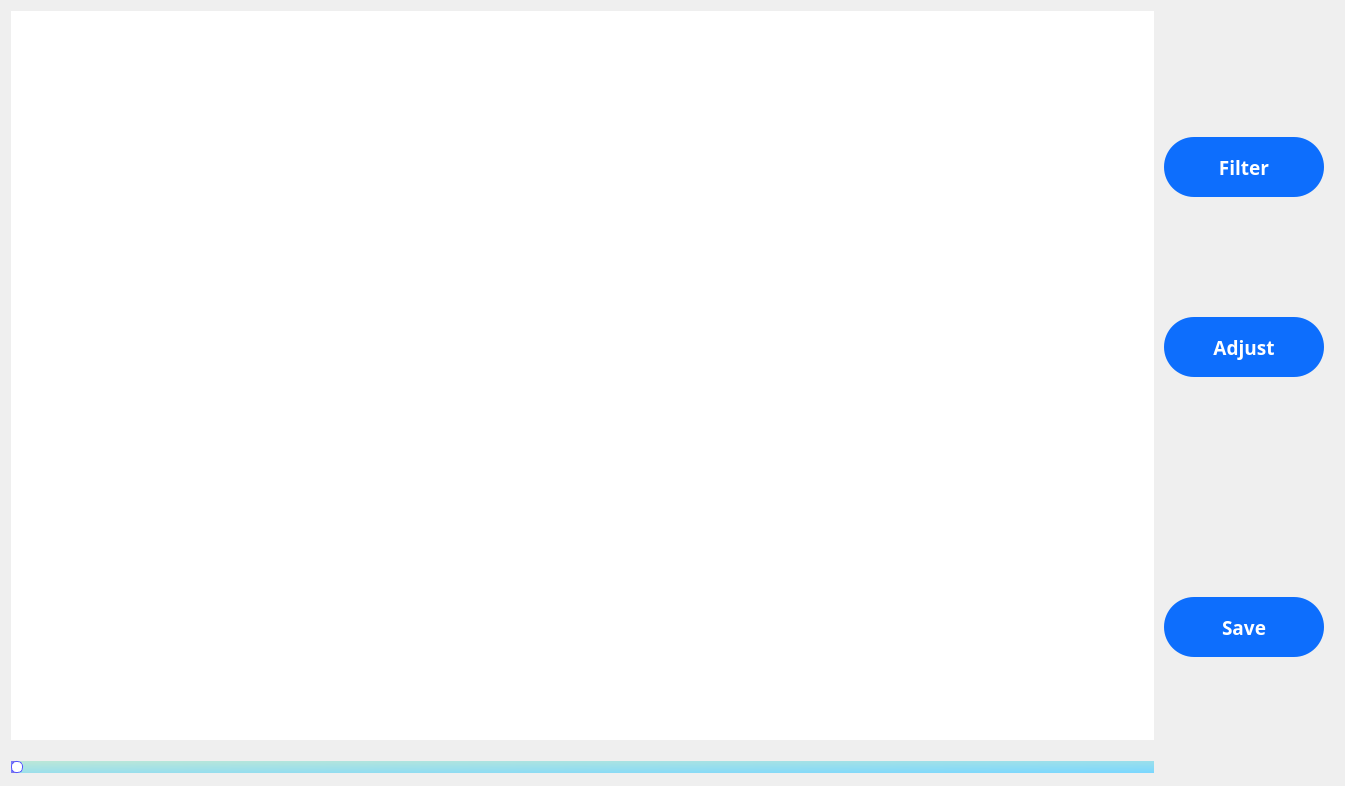
<?xml version="1.0" encoding="UTF-8"?>
<ui version="4.0">
 <class>Editor</class>
 <widget class="QWidget" name="Editor">
  <property name="geometry">
   <rect>
    <x>0</x>
    <y>0</y>
    <width>1345</width>
    <height>786</height>
   </rect>
  </property>
  <property name="windowTitle">
   <string>Editor</string>
  </property>
  <property name="styleSheet">
   <string notr="true">background-color: qlineargradient(spread:pad, x1:0, y1:0, x2:0, y2:1, stop:0 rgb(158, 134, 255) , stop:1 
rgb(000000));


border-top-left-radius: 50px;</string>
  </property>
  <layout class="QVBoxLayout" name="verticalLayout_2">
   <item>
    <layout class="QHBoxLayout" name="hbox">
     <property name="spacing">
      <number>0</number>
     </property>
     <item>
      <layout class="QVBoxLayout" name="vbox1">
       <property name="spacing">
        <number>20</number>
       </property>
       <item>
        <widget class="QGraphicsView" name="gv">
         <property name="sizePolicy">
          <sizepolicy hsizetype="Fixed" vsizetype="Fixed">
           <horstretch>0</horstretch>
           <verstretch>0</verstretch>
          </sizepolicy>
         </property>
         <property name="maximumSize">
          <size>
           <width>1200</width>
           <height>900</height>
          </size>
         </property>
         <property name="styleSheet">
          <string notr="true">background-color:#fff;
border-radius:30px;
QGraphicsView{border: 0px};
</string>
         </property>
         <property name="frameShadow">
          <enum>QFrame::Sunken</enum>
         </property>
         <property name="verticalScrollBarPolicy">
          <enum>Qt::ScrollBarAlwaysOff</enum>
         </property>
         <property name="horizontalScrollBarPolicy">
          <enum>Qt::ScrollBarAlwaysOff</enum>
         </property>
         <property name="sizeAdjustPolicy">
          <enum>QAbstractScrollArea::AdjustIgnored</enum>
         </property>
         <property name="backgroundBrush">
          <brush brushstyle="SolidPattern">
           <color alpha="255">
            <red>240</red>
            <green>240</green>
            <blue>240</blue>
           </color>
          </brush>
         </property>
         <property name="alignment">
          <set>Qt::AlignLeading|Qt::AlignLeft|Qt::AlignTop</set>
         </property>
        </widget>
       </item>
       <item>
        <widget class="QSlider" name="slider">
         <property name="styleSheet">
          <string notr="true">QSlider{
 
  background-color:none;

}

QSlider::groove:horizontal {
    border: 1px solid #999999;
    height: 10px;
}

QSlider::handle:horizontal {
    background: #fff;
    width: 10px;
    margin: -1px -1px; 
    border-radius: 5px;
	border: 1px solid #5555ff;
}

QSlider::add-page:horizontal {
    background: qlineargradient(spread:pad, x1:0, y1:0, x2:1, y2:1, stop:0 rgba(188, 231, 215, 255), stop:1 rgba(122, 215, 255, 255));
}

QSlider::sub-page:horizontal {
    background: qlineargradient(spread:pad, x1:1, y1:0.585, x2:0, y2:0.556818, stop:0 rgba(132, 76, 171, 255), stop:1 rgba(122, 130, 255, 255));
}</string>
         </property>
         <property name="maximum">
          <number>360</number>
         </property>
         <property name="orientation">
          <enum>Qt::Horizontal</enum>
         </property>
        </widget>
       </item>
       <item>
        <layout class="QHBoxLayout" name="hbox5">
         <property name="spacing">
          <number>100</number>
         </property>
         <property name="leftMargin">
          <number>200</number>
         </property>
         <property name="rightMargin">
          <number>200</number>
         </property>
        </layout>
       </item>
      </layout>
     </item>
     <item>
      <layout class="QVBoxLayout" name="vbox">
       <property name="spacing">
        <number>0</number>
       </property>
       <property name="leftMargin">
        <number>0</number>
       </property>
       <property name="rightMargin">
        <number>0</number>
       </property>
       <item>
        <widget class="QFrame" name="base_frame">
         <property name="enabled">
          <bool>true</bool>
         </property>
         <property name="styleSheet">
          <string notr="true">border-radius:30px;</string>
         </property>
         <property name="frameShape">
          <enum>QFrame::StyledPanel</enum>
         </property>
         <property name="frameShadow">
          <enum>QFrame::Raised</enum>
         </property>
         <layout class="QVBoxLayout" name="verticalLayout_4">
          <property name="leftMargin">
           <number>10</number>
          </property>
          <property name="rightMargin">
           <number>10</number>
          </property>
          <property name="bottomMargin">
           <number>0</number>
          </property>
          <item>
           <layout class="QVBoxLayout" name="vbox3">
            <property name="spacing">
             <number>120</number>
            </property>
            <item>
             <widget class="QPushButton" name="filter_btn">
              <property name="sizePolicy">
               <sizepolicy hsizetype="Maximum" vsizetype="Fixed">
                <horstretch>0</horstretch>
                <verstretch>0</verstretch>
               </sizepolicy>
              </property>
              <property name="minimumSize">
               <size>
                <width>0</width>
                <height>0</height>
               </size>
              </property>
              <property name="maximumSize">
               <size>
                <width>800</width>
                <height>60</height>
               </size>
              </property>
              <property name="font">
               <font>
                <family>Segoe UI Black</family>
                <pointsize>14</pointsize>
                <bold>true</bold>
               </font>
              </property>
              <property name="styleSheet">
               <string notr="true">#MainWindow {
	background-color: #fff;
}

#MainWindow QPushButton {
	border: 5px solid #fff;
	border-top-left-radius: 50px;
    border: 5px solid #fff;
    padding: 1px 5px;
	min-width: 120px;
	min-height:35px;
}

#filter_btn {
	color: #fff;
    background-color: #0d6efd;
}

#filter_btn:hover {
	background-color: #0055ff;
}

#filter_btn:pressed {
	border: 4px solid #98c1fe;
}
</string>
              </property>
              <property name="text">
               <string>          Filter          </string>
              </property>
             </widget>
            </item>
            <item>
             <widget class="QPushButton" name="adjust_btn">
              <property name="maximumSize">
               <size>
                <width>16777215</width>
                <height>60</height>
               </size>
              </property>
              <property name="font">
               <font>
                <family>Segoe UI Black</family>
                <pointsize>14</pointsize>
                <bold>true</bold>
               </font>
              </property>
              <property name="styleSheet">
               <string notr="true">#MainWindow {
	background-color: #fff;
}

#MainWindow QPushButton {
	border: 5px solid #fff;
	border-radius: 8px;
    border: 5px solid #fff;
    padding: 1px 5px;
	min-width: 120px;
	min-height:35px;
}

#adjust_btn {
	color: #fff;
    background-color: #0d6efd;
}

#adjust_btn:hover {
	background-color: #0055ff;
}

#adjust_btnn:pressed {
	border: 4px solid #98c1fe;
}

</string>
              </property>
              <property name="text">
               <string>          Adjust          </string>
              </property>
             </widget>
            </item>
            <item>
             <spacer name="verticalSpacer">
              <property name="orientation">
               <enum>Qt::Vertical</enum>
              </property>
              <property name="sizeType">
               <enum>QSizePolicy::Fixed</enum>
              </property>
              <property name="sizeHint" stdset="0">
               <size>
                <width>0</width>
                <height>100</height>
               </size>
              </property>
             </spacer>
            </item>
            <item>
             <widget class="QPushButton" name="save_btn">
              <property name="maximumSize">
               <size>
                <width>16777215</width>
                <height>60</height>
               </size>
              </property>
              <property name="font">
               <font>
                <family>Segoe UI Black</family>
                <pointsize>14</pointsize>
                <bold>true</bold>
               </font>
              </property>
              <property name="styleSheet">
               <string notr="true">#MainWindow {
	background-color: #fff;
}

#MainWindow QPushButton {
	border: 5px solid #fff;
	border-radius: 8px;
    border: 5px solid #fff;
    padding: 1px 5px;
	min-width: 120px;
	min-height:35px;
}

#save_btn {
	color: #fff;
    background-color: #0d6efd;
}

#save_btn:hover {
	background-color: #0055ff;
}

#save_btn:pressed {
	border: 4px solid #98c1fe;
}


</string>
              </property>
              <property name="text">
               <string>Save</string>
              </property>
             </widget>
            </item>
           </layout>
          </item>
         </layout>
        </widget>
       </item>
      </layout>
     </item>
    </layout>
   </item>
  </layout>
 </widget>
 <resources/>
 <connections/>
</ui>
